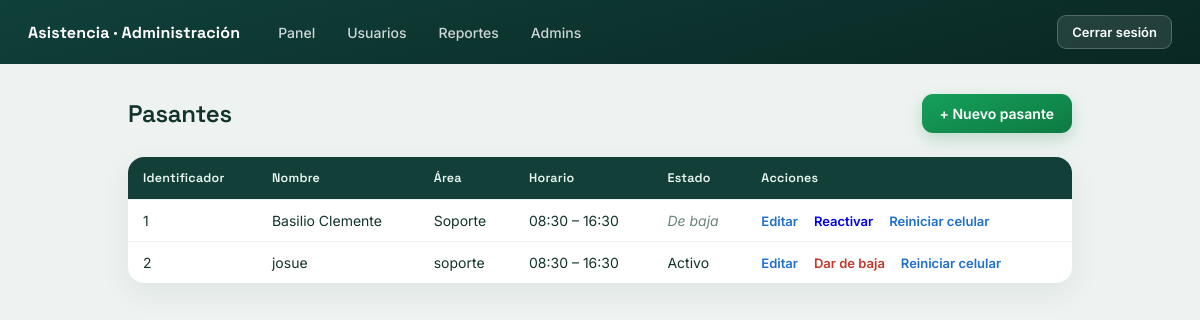
The page /gestion/pasantes/ (signed in) on the database as committed earlier.
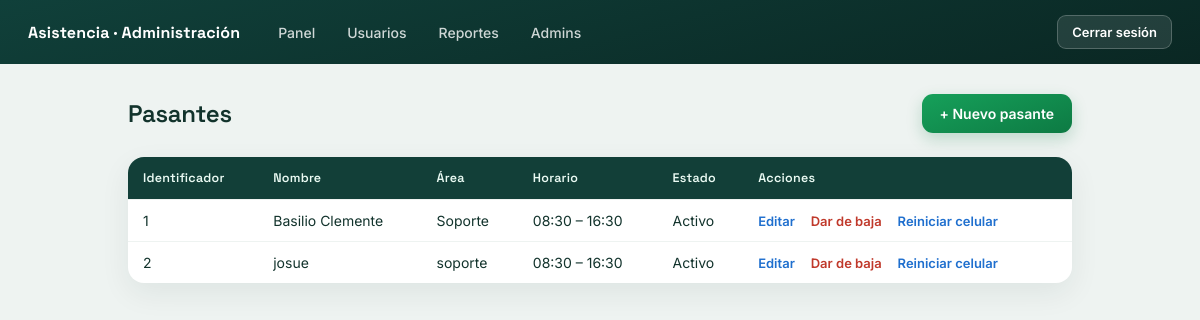
The same page on the database as committed later.
### registro/models.py (models this page shows, shortened)
class Pasante(models.Model):
    user = models.OneToOneField(User, on_delete=models.CASCADE, related_name="pasante")
    nombre = models.CharField(max_length=120)
    ci = models.CharField(max_length=20, unique=True)
    area = models.CharField(max_length=80)
    identificador = models.CharField(max_length=20, unique=True)
    horario_entrada = models.TimeField()
    horario_salida = models.TimeField()
    activo = models.BooleanField(default=True)
    dispositivo_id = models.CharField(max_length=64, blank=True, default="")

### registro/views.py (the view)
# urls.py: path("gestion/pasantes/", views.pasantes_lista, name="pasantes_lista"),
@staff_member_required
def pasantes_lista(request):
    pasantes = Pasante.objects.select_related("user").order_by("nombre")
    return render(request, "registro/pasantes_lista.html", {"pasantes": pasantes})

### registro/templates/registro/pasantes_lista.html (shortened to what this page needs)
{% extends "registro/base.html" %}
{% block contenido %}
<div class="cabecera">
    <h1>Pasantes</h1>
    <a class="btn btn-verde" href="{% url 'pasante_nuevo' %}">+ Nuevo pasante</a>
</div>
<table>
    <thead>
        <tr>
            <th>Identificador</th>
            <th>Nombre</th>
            <th>Área</th>
            <th>Horario</th>
            <th>Estado</th>
            <th>Acciones</th>
        </tr>
    </thead>
    <tbody>
        {% for p in pasantes %}
        <tr>
            <td>{{ p.identificador }}</td>
            <td>{{ p.nombre }}</td>
            <td>{{ p.area }}</td>
            <td>{{ p.horario_entrada|time:"H:i" }} – {{ p.horario_salida|time:"H:i" }}</td>
            <td>{% if p.activo %}Activo{% else %}<span class="baja">De baja</span>{% endif %}</td>
            <td class="acciones">
                <a class="a-editar" href="{% url 'pasante_editar' p.pk %}">Editar</a>
                {% if p.activo %}
                <a class="a-eliminar" href="{% url 'pasante_eliminar' p.pk %}">Dar de baja</a>
                {% else %}
                <a class="a-alta" href="{% url 'pasante_eliminar' p.pk %}">Reactivar</a>
                {% endif %}
                <a class="a-editar" href="{% url 'pasante_reset_dispositivo' p.pk %}">Reiniciar celular</a>
            </td>
        </tr>
        {% empty %}
        <tr>
            <td colspan="6" style="text-align:center; color:#5c7370; padding:26px;">No hay pasantes registrados.</td>
        </tr>
        {% endfor %}
    </tbody>
</table>
{% endblock %}

Rows that differ between the two databases and show on the page:
changed Pasante "Basilio Clemente": activo "De baja Reactivar" → "Activo Dar de baja"
